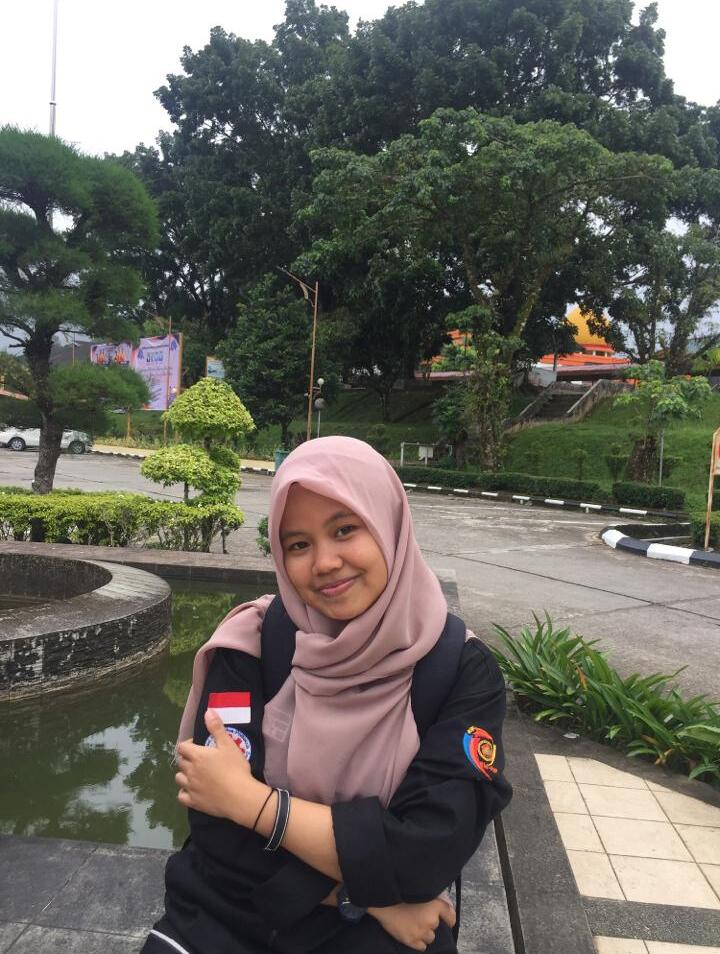
#> input picture python/open cv/tgs 1/ps1.jpg, 720 x 954 px
$ python cv3.py
#> lines starting #> are read from the running program, lines starting #| are printed output that depends on the picture
import cv2
import numpy as np
from matplotlib import pyplot as plt

img = cv2.imread('ps1.jpg',0)
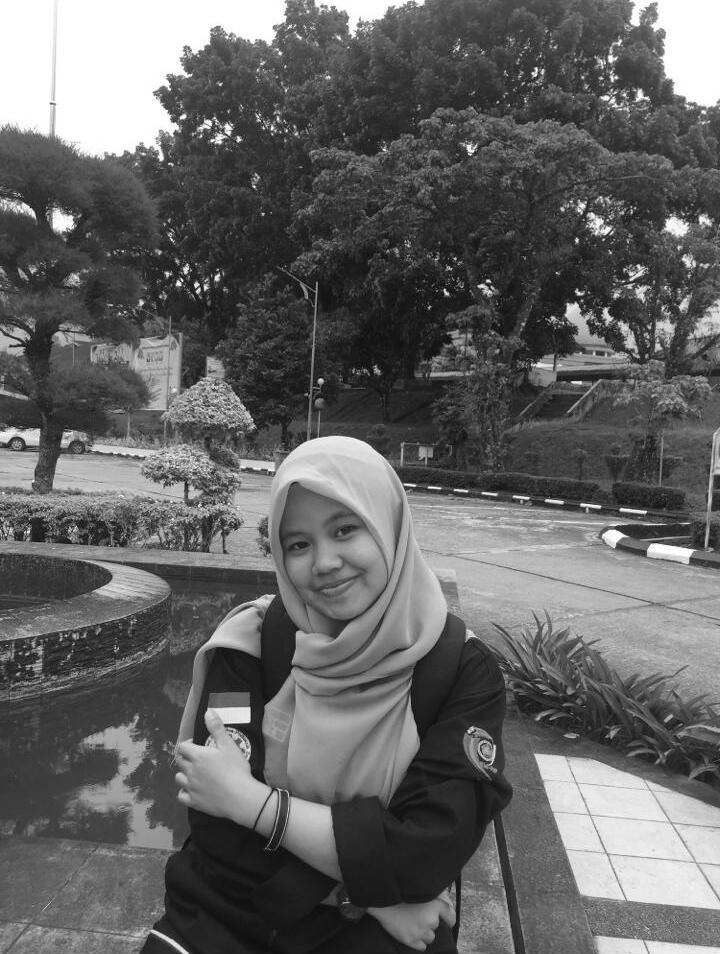
#> img: shape (954, 720); min 0, max 255, mean 100.3

template = cv2.imread('ps1_face.jpg',0)
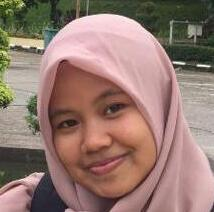
#> input picture python/open cv/tgs 1/ps1_face.jpg, 214 x 212 px
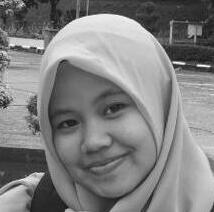
#> template: shape (212, 214); min 8, max 255, mean 129.1
w,h = template.shape[::-1]
#> w = 214; h = 212

res = cv2.matchTemplate(img,template,cv2.TM_CCOEFF)
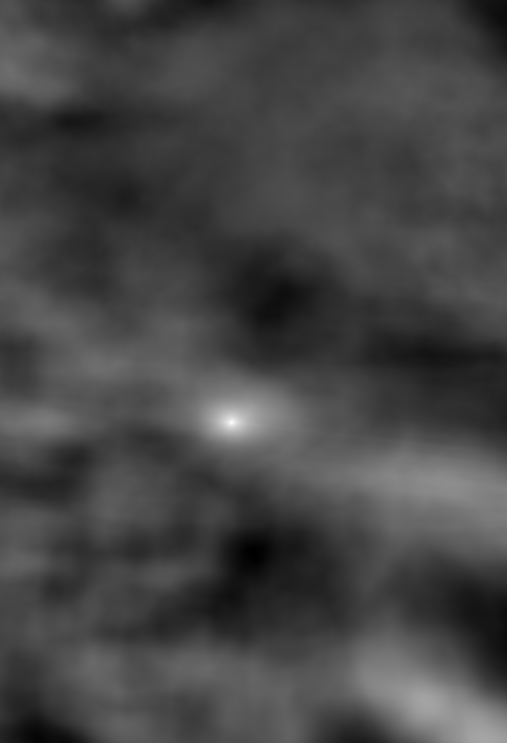
#> res: shape (743, 507) float32; min -46737208, max 129033960, mean 1161862.8; drawn with min black and max white
min_val, max_val, min_loc, max_loc = cv2.minMaxLoc(res)
#> min_val = -46737208; max_val = 129033960; min_loc = (252, 551); max_loc = (231, 422)

top_left = max_loc
#> top_left = (231, 422)
bottom_right = (top_left[0] + w, top_left[1] + h)
#> bottom_right = (445, 634)
image = cv2.rectangle(img,top_left, bottom_right, 255, 2)

cv2.imshow('img',image)
cv2.waitKey(0)
cv2.destroyAllWindows()
